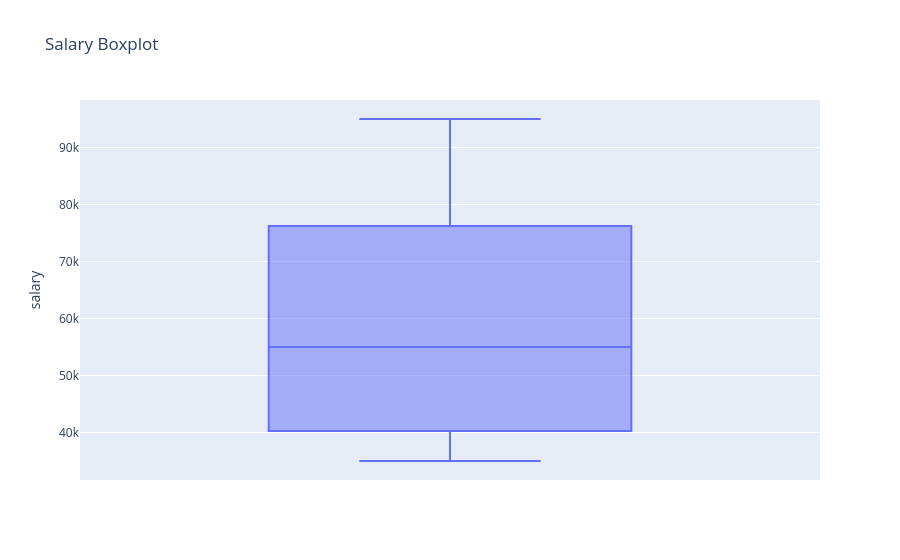

The code cell stored with this chart in its notebook:
### Markdown cell above
## 7. Outliers

### Code cell
outliers= df[abs(df["salary_zscore"])>3]
outlier_count= (abs(df["salary_zscore"])>3).sum()
print("Nummber of Salary Outliers: ", outlier_count)
df["salary_outlier"]= abs(df["salary_zscore"])>3
df[["employee_id", "salary", "salary_zscore", "salary_outlier"]]
fig= px.box(
    df,
    y="salary",
    title="Salary Boxplot"
)
fig.show()
fig.write_image("./outputs/salary_boxplot.png")

### Figure 1 — Plotly figure (JSON) as saved in the notebook; plotly's stock layout.template omitted (floating-point values rounded to 4 significant figures)
{"data": [{"alignmentgroup": "True", "hovertemplate": "salary=%{y}<extra></extra>", "legendgroup": "", "marker": {"color": "#636efa"}, "name": "", "notched": false, "offsetgroup": "", "orientation": "v", "showlegend": false, "type": "box", "x0": " ", "xaxis": "x", "y": [35000, 42000, 55000, 70000, 95000], "y0": " ", "yaxis": "y"}], "layout": {"boxmode": "group", "legend": {"tracegroupgap": 0}, "title": {"text": "Salary Boxplot"}, "xaxis": {"anchor": "y", "domain": [0, 1]}, "yaxis": {"anchor": "x", "domain": [0, 1], "title": {"text": "salary"}}}}
